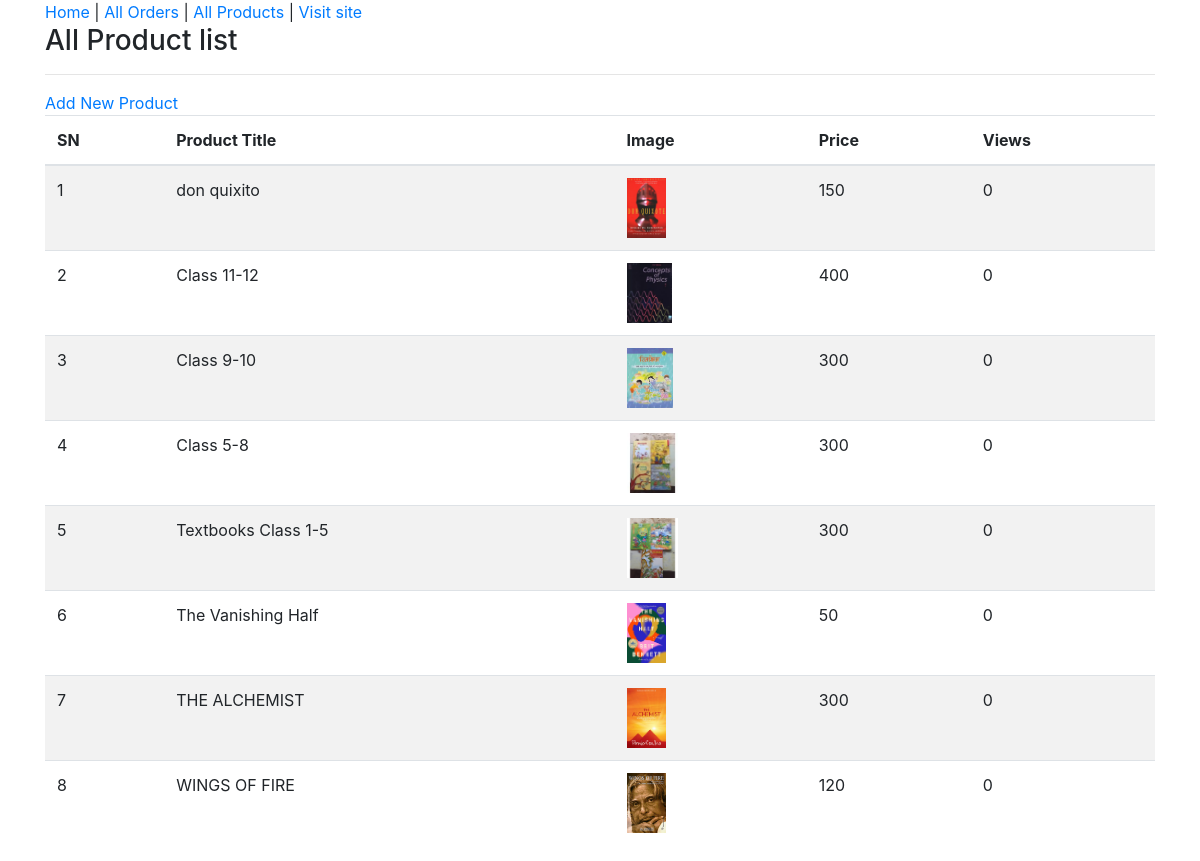
/admin-product/list/ (signed in), run on the app's committed database.
### home/models.py (models this page shows, shortened)
class Product(models.Model):
    title = models.CharField(max_length=200 ,default="")
    product_type=models.CharField(max_length=300, null=True, blank=True ,default="")
    category = models.ForeignKey(Category, on_delete=models.CASCADE )
    condition = models.CharField(max_length=300, null=True, blank=True ,default="")
    language= models.CharField(max_length=300, null=True, blank=True ,default="")
    price_range= models.CharField(max_length=300, null=True, blank=True ,default="")
    binding= models.CharField(max_length=300, null=True, blank=True ,default="")
    image = models.ImageField(upload_to="products")
    marked_price = models.PositiveIntegerField(default=0)
    selling_price = models.PositiveIntegerField(default=0)
    description = models.TextField(default="")
    warranty = models.CharField(max_length=300, null=True, blank=True ,default="")
    return_policy = models.CharField(max_length=300, null=True, blank=True ,default="")
    view_count = models.PositiveIntegerField(default=0)

### home/views.py (the view)
# urls.py: path("admin-product/list/", AdminProductListView.as_view(),
class AdminProductListView(AdminRequiredMixin, ListView):
    template_name = "adminpages/adminproductlist.html"
    queryset = Product.objects.all().order_by("-id")
    context_object_name = "allproducts"

### home/views.py (called while the page is built)
    def dispatch(self, request, *args, **kwargs):
        if request.user.is_authenticated and Admin.objects.filter(user=request.user).exists():
            pass
        else:
            return redirect("/admin-login/")
        return super().dispatch(request, *args, **kwargs)

### templates/adminpages/adminproductlist.html (shortened to what this page needs)
{% extends 'adminpages/adminbase.html' %}
{% block content %}
<div class="container">
    <div class="row">
        <div class="col-md-12">
            <h3>All Product list</h3><hr>
            <a href="{% url 'books:adminproductcreate' %}">Add New Product</a>
            <table class="table table-striped">
                <thead>
                    <tr>
                        <th>SN</th>
                        <th>Product Title</th>
                        <th>Image</th>
                        <th>Price</th>
                        <th>Views</th>
                    </tr>
                </thead>
                <tbody>
                    {% for p in allproducts %}
                    <tr>
                        <td>{{forloop.counter}}</td>
                        <td>{{p.title}}</td>
                        <td><img src="{{p.image.url}}" style="height: 60px;" alt=""></td>
                        <td>{{p.selling_price}}</td>
                        <td>{{p.view_count}}</td>
                    </tr>
                    {% endfor %}
                </tbody>
            </table>
        </div>
    </div>
</div>
{% endblock %}

### templates/adminpages/adminbase.html (shortened to what this page needs)
<!DOCTYPE html>
<html lang="en">
<head>
    <link rel="stylesheet" href="https://stackpath.bootstrapcdn.com/bootstrap/4.5.2/css/bootstrap.min.css">
</head>
<body>
    <div class="container">
        <a href="{% url 'books:adminhome' %}">Home</a> |
        <a href="{% url 'books:adminorderlist' %}">All Orders</a> |
        <a href="{% url 'books:adminproductlist' %}">All Products</a> |
        <a href="{% url 'books:index' %}" target="_blank">Visit site</a>
    </div>
    {% block content %}
    {% endblock %}
</body>
</html>

### data on the page
Product: title "don quixito", image (picture), selling_price "150", view_count "0"
Product: title "Class 11-12", image (picture), selling_price "400", view_count "0"
Product: title "Class 9-10", image (picture), selling_price "300", view_count "0"
Product: title "Class 5-8", image (picture), selling_price "300", view_count "0"
Product: title "Textbooks Class 1-5", image (picture), selling_price "300", view_count "0"
Product: title "The Vanishing Half", image (picture), selling_price "50", view_count "0"
Product: title "THE ALCHEMIST", image (picture), selling_price "300", view_count "0"
Product: title "WINGS OF FIRE", image (picture), selling_price "120", view_count "0"
